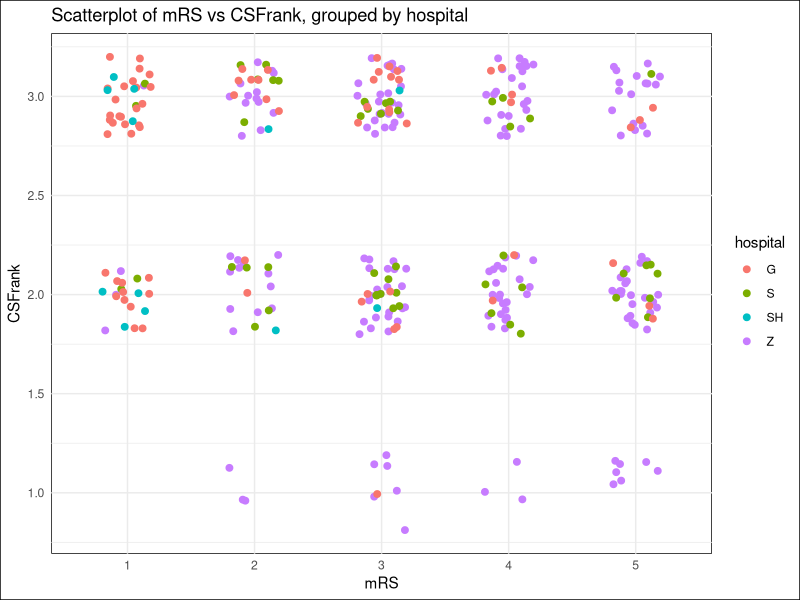
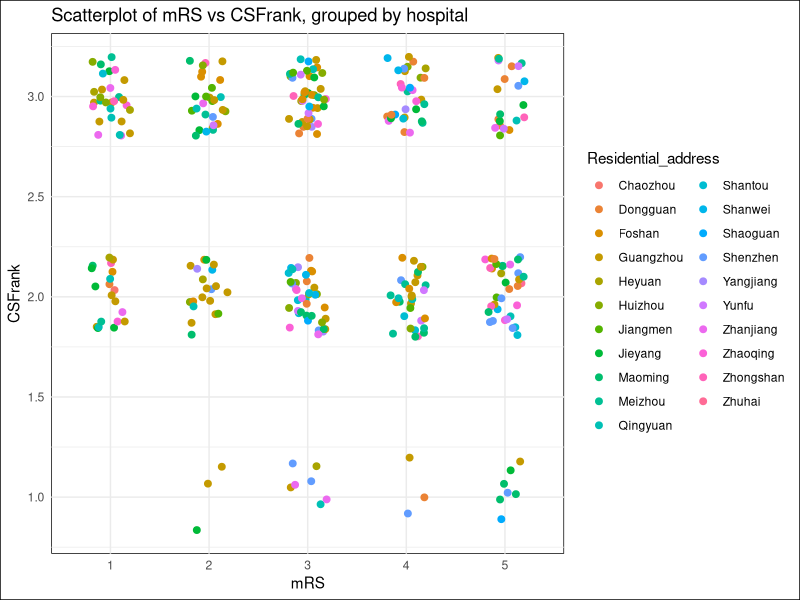

Write R code to recreate these figures, in order.
library(MASS)
library(ordinal)
library(stringr)
library(writexl)
library(tidyverse)
library(broom)
library(knitr)
library(kableExtra)
library(ggplot2)
library(tibble)
library(dplyr)
library(stringr)

setwd("/Users/shij/Documents/GitHub/NMDA_data_analysis/")
reg.dat<-readxl::read_xlsx("NMDA_with_population_sex_ratio_age_portion.xlsx")

reg.dat$CSFrank<-NA
for (i in 1:nrow(reg.dat)) {
  if( reg.dat$`anti-NMDAR antibody titer in CSF`[i]=="+" ) {
    reg.dat$CSFrank[i]=1
  }else if( reg.dat$`anti-NMDAR antibody titer in CSF`[i]=="1：1000" ) {
    reg.dat$CSFrank[i]=1
  }else if( reg.dat$`anti-NMDAR antibody titer in CSF`[i]=="1:320" ) {
    reg.dat$CSFrank[i]=1
  }else if( reg.dat$`anti-NMDAR antibody titer in CSF`[i]=="1:300" ) {
    reg.dat$CSFrank[i]=1
  }else if( reg.dat$`anti-NMDAR antibody titer in CSF`[i]=="1:100+" ) {
    reg.dat$CSFrank[i]=2
  }else if( reg.dat$`anti-NMDAR antibody titer in CSF`[i]=="1:100" ) {
    reg.dat$CSFrank[i]=2
  }else if( reg.dat$`anti-NMDAR antibody titer in CSF`[i]=="positive" ) {
    reg.dat$CSFrank[i]=1
  }else if( reg.dat$`anti-NMDAR antibody titer in CSF`[i]=="1:32" ) {
    reg.dat$CSFrank[i]=2
  }else if( reg.dat$`anti-NMDAR antibody titer in CSF`[i]=="1:30" ) {
    reg.dat$CSFrank[i]=2
  }else if( reg.dat$`anti-NMDAR antibody titer in CSF`[i]=="++" ) {
    reg.dat$CSFrank[i]=3
  }else if( reg.dat$`anti-NMDAR antibody titer in CSF`[i]=="1:10" ) {
    reg.dat$CSFrank[i]=3
  }else if( reg.dat$`anti-NMDAR antibody titer in CSF`[i]=="1:3.2" ) {
    reg.dat$CSFrank[i]=3
  }else if( reg.dat$`anti-NMDAR antibody titer in CSF`[i]=="1:1" ) {
    reg.dat$CSFrank[i]=3
  }
}  

names(reg.dat)[6]<- "Residential_address"
reg.dat <- reg.dat %>%
  mutate(hospital = case_when(
    str_starts(ID, "SH") ~ 4,
    str_starts(ID, "Z") ~ 1,
    str_starts(ID, "S") ~ 2,
    str_starts(ID, "G") ~ 3,
    TRUE ~ 0  # 默认组，适用于不匹配任何规则的值
  ))

reg.dat$hospital<-as.character(reg.dat$hospital)

reg.dat[reg.dat$hospital=="1",]$hospital<-"Z"
reg.dat[reg.dat$hospital=="2",]$hospital<-"S"
reg.dat[reg.dat$hospital=="3",]$hospital<-"G"
reg.dat[reg.dat$hospital=="4",]$hospital<-"SH"

p1 <- ggplot(reg.dat, aes(x = mRS, y = CSFrank, color = hospital)) +
  geom_point(size = 2, position = position_jitter(width = 0.2, height = 0.2)) +
  labs(title = "Scatterplot of mRS vs CSFrank, grouped by hospital",
       x = "mRS",
       y = "CSFrank") +
  theme_minimal() +
  theme(
    panel.background = element_rect(fill = "white"),
    plot.background = element_rect(fill = "white")
  )

p2 <- ggplot(reg.dat, aes(x = mRS, y = CSFrank, color = Residential_address)) +
  geom_point(size = 2, position = position_jitter(width = 0.2, height = 0.2)) +
  labs(title = "Scatterplot of mRS vs CSFrank, grouped by hospital",
       x = "mRS",
       y = "CSFrank") +
  theme_minimal() +
  theme(
    panel.background = element_rect(fill = "white"),
    plot.background = element_rect(fill = "white")
  )

# ---- Step 1: Define output folder ----
output_folder <- "./report_scatterplot"
dir.create(output_folder, showWarnings = FALSE)

ggsave(
  filename = file.path(output_folder, "scatterplot_mRS_CSFrank_hospital.png"),
  plot = p1,
  width = 7.5,   # inches
  height = 5,    # inches
  dpi = 300      # optional: high quality for reports
)

ggsave(
  filename = file.path(output_folder, "scatterplot_mRS_CSFrank_city.png"),
  plot = p2,
  width = 12,   # inches
  height = 6,    # inches
  dpi = 300      # optional: high quality for reports
)
